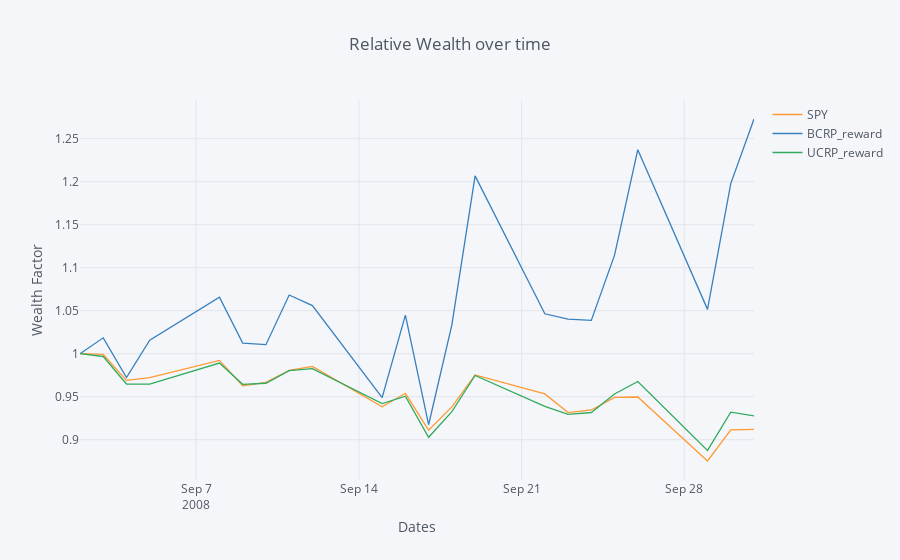

Notebook code for this chart:
### Markdown cell above
### Visualization demo
After having the output $\mathtt{wealth\_factors}$ (cumulative reward) from the algorithms above, we do the visualization as follows.

### Code cell
us_stock_prices = pd.read_csv('./00_Data/us_stocks_latest.csv', header=0, index_col = 0)
us_stock_prices.index = pd.to_datetime(us_stock_prices.index)

#Process Stock Data
stock_prices_norm, stock_returns = process_stock_data(us_stock_prices)

# initialize with SPY
SPY_benchmark = stock_prices_norm.drop(stock_prices_norm.columns[1:], axis = 1)

# # Solves the convex optimization problem of the Best constant rebalanced portfolio in hindsight
BCRP, SPY_benchmark['BCRP_reward'] = bcrp_wealth_factors(stock_returns)

# # Uniform Constant Rebalanced Portfolio
SPY_benchmark['UCRP_reward'] = ucrp_wealth_factors(stock_returns)

# # Add reward for other portfolios as well, for example:

# w, SPY_benchmark['Balanced_Portfolio'] = Balanced_Portfolio(weight, stock_returns, wM, wC)

# # plot
iplot(SPY_benchmark.iplot(asFigure=True, kind='scatter',xTitle='Dates',yTitle='Wealth Factor',title='Relative Wealth over time'))

### Figure 1 — Plotly figure (JSON) as saved in the notebook; plotly's stock layout.template omitted (floating-point values rounded to 4 significant figures)
{"data": [{"line": {"color": "rgba(255, 153, 51, 1.0)", "dash": "solid", "shape": "linear", "width": 1.3}, "mode": "lines", "name": "SPY", "text": "", "type": "scatter", "uid": "2081cc20-d5a5-462e-b2eb-f45362215da6", "x": ["2008-09-02", "2008-09-03", "2008-09-04", "2008-09-05", "2008-09-08", "2008-09-09", "2008-09-10", "2008-09-11", "2008-09-12", "2008-09-15", "2008-09-16", "2008-09-17", "2008-09-18", "2008-09-19", "2008-09-22", "2008-09-23", "2008-09-24", "2008-09-25", "2008-09-26", "2008-09-29", "2008-09-30", "2008-10-01"], "y": [1, 0.9991, 0.9691, 0.9721, 0.9922, 0.9627, 0.9666, 0.9806, 0.9852, 0.9383, 0.954, 0.9111, 0.9381, 0.9754, 0.9533, 0.9316, 0.9346, 0.9492, 0.9497, 0.8753, 0.9115, 0.912]}, {"line": {"color": "rgba(55, 128, 191, 1.0)", "dash": "solid", "shape": "linear", "width": 1.3}, "mode": "lines", "name": "BCRP_reward", "text": "", "type": "scatter", "uid": "192b555f-fa96-4772-bcee-325bb7f882bf", "x": ["2008-09-02", "2008-09-03", "2008-09-04", "2008-09-05", "2008-09-08", "2008-09-09", "2008-09-10", "2008-09-11", "2008-09-12", "2008-09-15", "2008-09-16", "2008-09-17", "2008-09-18", "2008-09-19", "2008-09-22", "2008-09-23", "2008-09-24", "2008-09-25", "2008-09-26", "2008-09-29", "2008-09-30", "2008-10-01"], "y": [1, 1.018, 0.9723, 1.016, 1.066, 1.012, 1.011, 1.068, 1.056, 0.949, 1.045, 0.9174, 1.034, 1.207, 1.046, 1.04, 1.039, 1.115, 1.237, 1.052, 1.198, 1.273]}, {"line": {"color": "rgba(50, 171, 96, 1.0)", "dash": "solid", "shape": "linear", "width": 1.3}, "mode": "lines", "name": "UCRP_reward", "text": "", "type": "scatter", "uid": "c11e9706-3691-4c75-aac6-0dd441d7e0ee", "x": ["2008-09-02", "2008-09-03", "2008-09-04", "2008-09-05", "2008-09-08", "2008-09-09", "2008-09-10", "2008-09-11", "2008-09-12", "2008-09-15", "2008-09-16", "2008-09-17", "2008-09-18", "2008-09-19", "2008-09-22", "2008-09-23", "2008-09-24", "2008-09-25", "2008-09-26", "2008-09-29", "2008-09-30", "2008-10-01"], "y": [1, 0.9968, 0.9648, 0.9647, 0.9891, 0.9644, 0.9656, 0.9803, 0.9826, 0.9421, 0.9505, 0.9028, 0.9326, 0.9747, 0.9389, 0.9295, 0.9317, 0.9532, 0.9677, 0.8875, 0.932, 0.9276]}], "layout": {"legend": {"bgcolor": "#F5F6F9", "font": {"color": "#4D5663"}}, "paper_bgcolor": "#F5F6F9", "plot_bgcolor": "#F5F6F9", "title": {"font": {"color": "#4D5663"}, "text": "Relative Wealth over time"}, "xaxis": {"gridcolor": "#E1E5ED", "showgrid": true, "tickfont": {"color": "#4D5663"}, "title": {"font": {"color": "#4D5663"}, "text": "Dates"}, "zerolinecolor": "#E1E5ED"}, "yaxis": {"gridcolor": "#E1E5ED", "showgrid": true, "tickfont": {"color": "#4D5663"}, "title": {"font": {"color": "#4D5663"}, "text": "Wealth Factor"}, "zerolinecolor": "#E1E5ED"}}}
